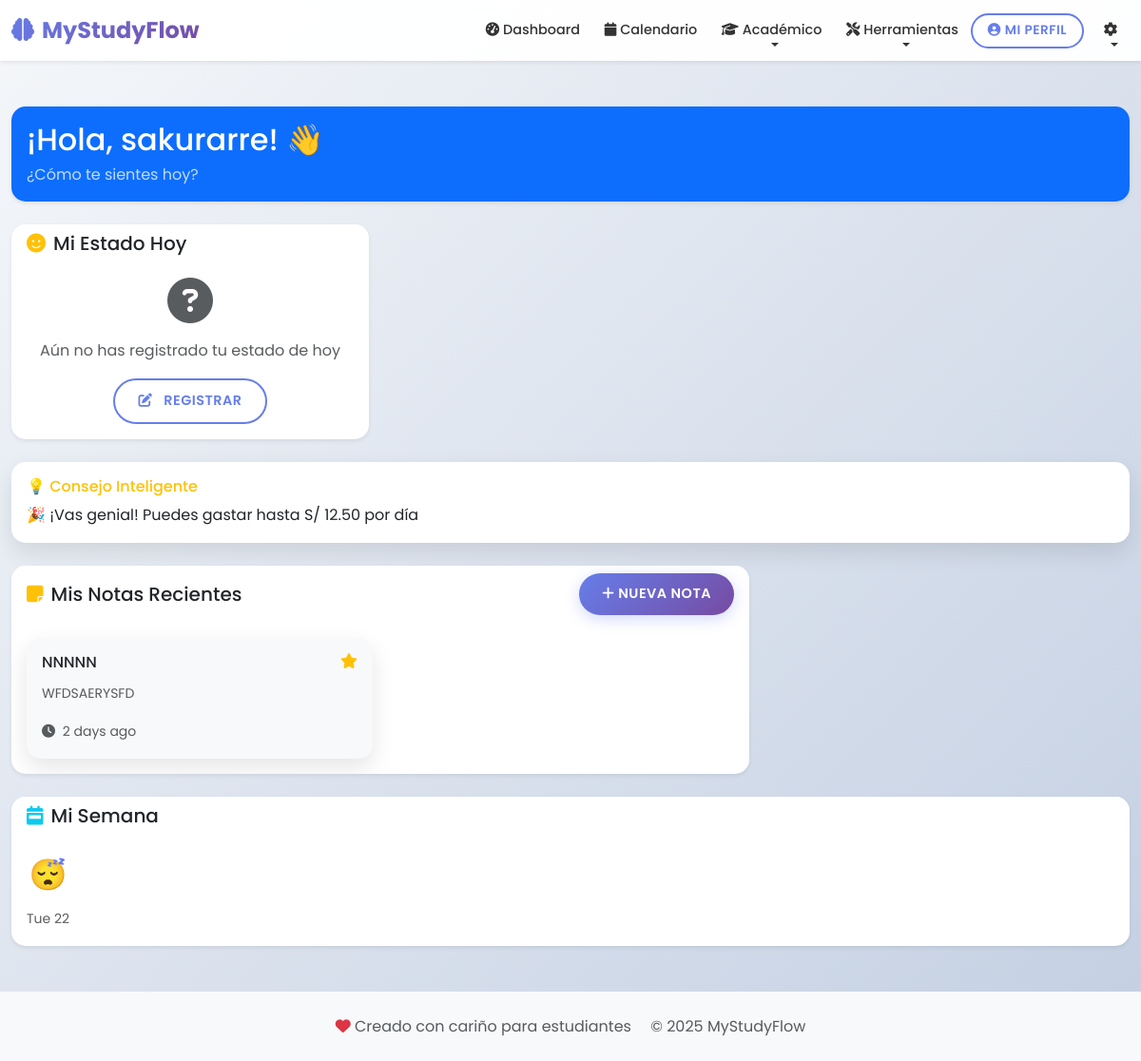
The app's page /dashboard/ (signed in) with its own data.
### studyflow/models.py (models this page shows, shortened)
class NotaRapida(models.Model):
    usuario = models.ForeignKey(User, on_delete=models.CASCADE)
    titulo = models.CharField(max_length=100)
    contenido = models.TextField(max_length=500)
    fecha_creacion = models.DateTimeField(default=timezone.now)
    fecha_actualizacion = models.DateTimeField(auto_now=True)
    importante = models.BooleanField(default=False)
    class Meta:
        ordering = ['-fecha_actualizacion']

class EstadoAnimo(models.Model):
    ESTADOS_CHOICES = [
        ('feliz', '😊 Feliz'),
        ('triste', '😢 Triste'),
        ('estresado', '😤 Estresado'),
        ('relajado', '😌 Relajado'),
        ('motivado', '💪 Motivado'),
        ('cansado', '😴 Cansado'),
        ('ansioso', '😰 Ansioso'),
        ('neutral', '😐 Neutral'),
    ]
    NIVEL_CHOICES = [
        (5, 'Muy Bien'),
        (4, 'Bien'),
        (3, 'Regular'),
        (2, 'Mal'),
        (1, 'Muy Mal'),
    ]
    usuario = models.ForeignKey(User, on_delete=models.CASCADE)
    estado = models.CharField(max_length=20, choices=ESTADOS_CHOICES)
    nivel = models.IntegerField(choices=NIVEL_CHOICES, default=3)
    fecha = models.DateField(default=timezone.now)
    comentario = models.TextField(blank=True, max_length=200)
    class Meta:
        unique_together = ['usuario', 'fecha']
        ordering = ['-fecha']

### studyflow/views.py (the view)
# urls.py: path('dashboard/', views.dashboard, name='dashboard'),
@login_required
def dashboard(request):
    hoy = date.today()
    estado_hoy = EstadoAnimo.objects.filter(usuario=request.user, fecha=hoy).first()
    notas_recientes = NotaRapida.objects.filter(usuario=request.user).order_by('-fecha_creacion')[:5]
    eventos_proximos = Evento.objects.filter(
        usuario=request.user,
        fecha_inicio__gte=timezone.now()
    ).order_by('fecha_inicio')[:3]
    estados_semana = EstadoAnimo.objects.filter(
        usuario=request.user,
        fecha__gte=timezone.now() - timedelta(days=7)
    ).order_by('-fecha')
    estados_semana = EstadoAnimo.objects.filter(usuario=request.user)[:7]
    context = {
        'estado_hoy': estado_hoy,
        'notas_recientes': notas_recientes,
        'estados_semana': estados_semana,
    }
    resumen_inteligente = obtener_resumen_dashboard(request.user)
    context = {
        'estado_hoy': estado_hoy,
        'notas_recientes': notas_recientes,
        'estados_semana': estados_semana,
        'control': resumen_inteligente,
    }
    return render(request, 'studyflow/dashboard.html', context)

### studyflow/control.py (called while the page is built)
def obtener_resumen_dashboard(usuario):
    financiero = ControlFinanciero(usuario)
    tareas = ControlTareas(usuario)
    estudio = ControlEstudio(usuario)
    animo = ControlAnimo(usuario)
    total_notas = NotaRapida.objects.filter(usuario=usuario).count()
    return {
        'gastos': financiero.analizar_gastos_detallado(),
        'gastos_por_categoria': financiero.obtener_gastos_por_categoria(),
        'tareas': tareas.obtener_tareas_criticas(),
        'alerta_tareas': tareas.generar_alerta_tareas(),
        'productividad': estudio.resumen_productividad_semanal(),
        'animo': animo.analisis_animo_semanal(),
        'estadisticas_generales': {
            'total_notas': total_notas,
            'fecha_actual': timezone.now().strftime('%d/%m/%Y')
        }
    }

    def obtener_gastos_por_categoria(self):
        mes_actual = timezone.now().month
        gastos = Gasto.objects.filter(
            usuario=self.usuario,
            fecha__month=mes_actual
        ).values('categoria').annotate(total=Sum('monto'))
        categorias_nombres = {
            'materiales': 'Materiales',
            'libros': 'Libros',
            'tecnologia': 'Tecnología',
            'transporte': 'Transporte',
            'entretenimiento': 'Entretenimiento',
            'otros': 'Otros'
        }
        return {
            categorias_nombres.get(gasto['categoria'], gasto['categoria']): float(gasto['total'])
            for gasto in gastos
        }

    def _generar_alerta_principal(self, porcentaje, dias_restantes):
        if porcentaje >= 95:
            return "🚨 ¡ALERTA ROJA! Has superado el 95% de tu presupuesto"
        elif porcentaje >= 85:
            return f"⚠️ CUIDADO: {porcentaje:.1f}% gastado, solo quedan {dias_restantes} días"
        elif porcentaje >= 70:
            return f"📊 Vas por el {porcentaje:.1f}% del presupuesto, controla tus gastos"
        elif porcentaje >= 50:
            return f"👍 Llevas {porcentaje:.1f}% gastado, vas por buen camino"
        else:
            return f"✅ Excelente control: solo {porcentaje:.1f}% gastado"

### studyflow/templates/studyflow/dashboard.html (shortened to what this page needs)
{% extends 'base.html' %}
{% block content %}
<div class="row mb-4">
    <div class="col-12">
        <div class="card bg-primary text-white shadow-sm">
            <div class="card-body">
                <h2 class="mb-1">¡Hola, {{ user.username }}! 👋</h2>
                <p class="mb-0 opacity-75">¿Cómo te sientes hoy?</p>
            </div>
        </div>
    </div>
</div>
<div class="row g-4">
    <div class="col-lg-4">
        <div class="card h-100 shadow-sm">
            <div class="card-header bg-white">
                <h5 class="card-title mb-0">
                    <i class="fas fa-smile me-2 text-warning"></i>Mi Estado Hoy
                </h5>
            </div>
            <div class="card-body text-center">
                {% if estado_hoy %}
                    <div class="estado-actual">
                        <div class="mb-3">
                            <span class="estado-emoji" style="font-size: 4rem;">
                                {{ estado_hoy.get_estado_display|slice:":2" }}
                            </span>
                        </div>
                        <h5>{{ estado_hoy.get_estado_display|slice:"3:" }}</h5>
                        {% if estado_hoy.comentario %}
                            <p class="text-muted small">{{ estado_hoy.comentario }}</p>
                        {% endif %}
                    </div>
                {% else %}
                    <div class="text-muted">
                        <i class="fas fa-question-circle mb-3" style="font-size: 3rem;"></i>
                        <p>Aún no has registrado tu estado de hoy</p>
                    </div>
                {% endif %}
                <a href="{% url 'registrar_estado' %}" class="btn btn-outline-primary">
                    <i class="fas fa-edit me-2"></i>
                    {% if estado_hoy %}Actualizar{% else %}Registrar{% endif %}
                </a>
            </div>
        </div>
    </div>
{% if control.gastos.consejo_inteligente %}
<div class="col-lg-12 mt-4">
    <div class="card border-warning">
        <div class="card-body">
            <h6 class="text-warning">💡 Consejo Inteligente</h6>
            <p class="mb-0">{{ control.gastos.consejo_inteligente }}</p>
        </div>
    </div>
</div>
{% endif %}
    <div class="col-lg-8">
        <div class="card h-100 shadow-sm">
            <div class="card-header bg-white d-flex justify-content-between align-items-center">
                <h5 class="card-title mb-0">
                    <i class="fas fa-sticky-note me-2 text-warning"></i>Mis Notas Recientes
                </h5>
                <a href="{% url 'crear_nota' %}" class="btn btn-primary btn-sm">
                    <i class="fas fa-plus me-1"></i>Nueva Nota
                </a>
            </div>
            <div class="card-body">
                {% if notas_recientes %}
                    <div class="row g-3">
                        {% for nota in notas_recientes %}
                        <div class="col-md-6">
                            <div class="card border-0 bg-light h-100">
                                <div class="card-body p-3">
                                    <div class="d-flex justify-content-between align-items-start mb-2">
                                        <h6 class="card-title mb-1">{{ nota.titulo }}</h6>
                                        {% if nota.importante %}
                                            <i class="fas fa-star text-warning"></i>
                                        {% endif %}
                                    </div>
                                    <p class="card-text small text-muted">
                                        {{ nota.contenido|truncatechars:80 }}
                                    </p>
                                    <small class="text-muted">
                                        <i class="fas fa-clock me-1"></i>
                                        {{ nota.fecha_actualizacion|timesince }} ago
                                    </small>
                                </div>
                            </div>
                        </div>
                        {% endfor %}
                    </div>
                {% endif %}
            </div>
        </div>
    </div>
</div>
{% if estados_semana %}
<div class="row mt-4">
    <div class="col-12">
        <div class="card shadow-sm">
            <div class="card-header bg-white">
                <h5 class="card-title mb-0">
                    <i class="fas fa-calendar-week me-2 text-info"></i>Mi Semana
                </h5>
            </div>
            <div class="card-body">
                <div class="d-flex justify-content-between flex-wrap gap-3">
                    {% for estado in estados_semana %}
                    <div class="text-center">
                        <div class="mb-2">
                            <span style="font-size: 2rem;">{{ estado.get_estado_display|slice:":2" }}</span>
                        </div>
                        <small class="text-muted">{{ estado.fecha|date:"D j" }}</small>
                    </div>
                    {% endfor %}
                </div>
            </div>
        </div>
    </div>
</div>
{% endif %}
{% endblock %}

### static/css/style.css (style rules this page uses)
:root { --primary-color: #667eea; --secondary-color: #764ba2; --accent-color: #f093fb; --success-color: #4ecdc4; --warning-color: #ffe066; --danger-color: #ff6b6b; --dark-color: #2c3e50; --light-color: #f8f9fa; --border-radius: 15px; --box-shadow: 0 10px 25px rgba(0,0,0,0.1); --gradient-primary: linear-gradient(135deg, #667eea 0%, #764ba2 100%); --gradient-accent: linear-gradient(135deg, #f093fb 0%, #f5576c 100%); }
* { box-sizing: border-box; }
body { font-family: 'Poppins', sans-serif; background: linear-gradient(135deg, #f5f7fa 0%, #c3cfe2 100%); min-height: 100vh; line-height: 1.6; margin: 0; }
.btn { border-radius: 50px; font-weight: 600; padding: 0.7rem 1.5rem; transition: all 0.3s ease; text-transform: uppercase; font-size: 0.9rem; letter-spacing: 0.5px; border: none; text-decoration: none; display: inline-block; cursor: pointer; position: relative; z-index: 10; }
.btn-primary { background: var(--gradient-primary); box-shadow: 0 4px 15px rgba(102, 126, 234, 0.3); color: white; }
.btn-outline-primary { border: 2px solid var(--primary-color); color: var(--primary-color); background: transparent; }
.card { border-radius: var(--border-radius); border: none; box-shadow: var(--box-shadow); transition: all 0.3s ease; overflow: hidden; }
.card-header { border: none; font-weight: 600; }

### records on screen
NotaRapida: titulo "NNNNN", importante True (drawn), contenido "WFDSAERYSFD", fecha_actualizacion "2 days"
EstadoAnimo: estado "😴", fecha "Tue 22"

### other values on screen
{{ user.username }} "sakurarre"
{{ control.gastos.consejo_inteligente }} "🎉 ¡Vas genial! Puedes gastar hasta S/ 12.50 por día"
